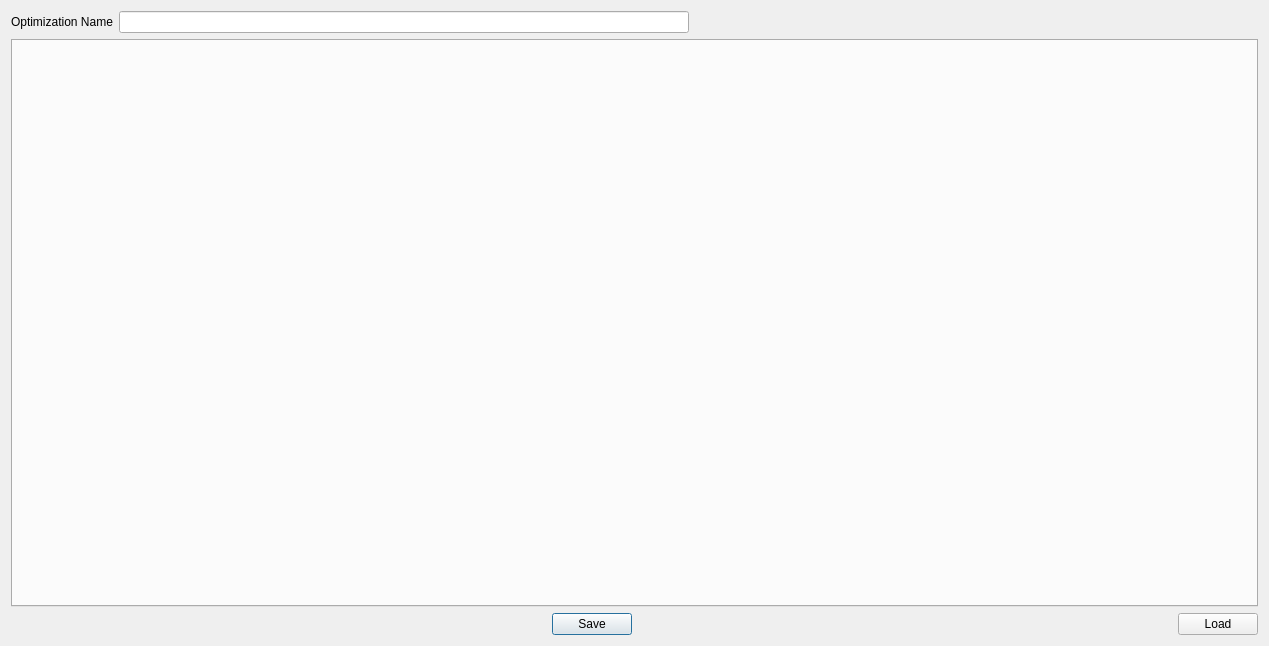
<?xml version="1.0" encoding="UTF-8"?>
<ui version="4.0">
 <class>Dialog</class>
 <widget class="QDialog" name="Dialog">
  <property name="geometry">
   <rect>
    <x>0</x>
    <y>0</y>
    <width>1269</width>
    <height>646</height>
   </rect>
  </property>
  <property name="windowTitle">
   <string>Dialog</string>
  </property>
  <layout class="QVBoxLayout" name="verticalLayout">
   <item>
    <layout class="QHBoxLayout" name="horizontalLayout_2">
     <property name="sizeConstraint">
      <enum>QLayout::SetNoConstraint</enum>
     </property>
     <item>
      <widget class="QLabel" name="label_5">
       <property name="text">
        <string>Optimization Name</string>
       </property>
      </widget>
     </item>
     <item>
      <widget class="QLineEdit" name="optimization_name_edit_line"/>
     </item>
     <item>
      <spacer name="horizontalSpacer_4">
       <property name="orientation">
        <enum>Qt::Horizontal</enum>
       </property>
       <property name="sizeHint" stdset="0">
        <size>
         <width>40</width>
         <height>20</height>
        </size>
       </property>
      </spacer>
     </item>
    </layout>
   </item>
   <item>
    <widget class="QTabWidget" name="general_dcrab_tab">
     <property name="sizePolicy">
      <sizepolicy hsizetype="Preferred" vsizetype="Preferred">
       <horstretch>0</horstretch>
       <verstretch>0</verstretch>
      </sizepolicy>
     </property>
    </widget>
   </item>
   <item>
    <layout class="QHBoxLayout" name="horizontalLayout_15">
     <item>
      <spacer name="horizontalSpacer_18">
       <property name="orientation">
        <enum>Qt::Horizontal</enum>
       </property>
       <property name="sizeHint" stdset="0">
        <size>
         <width>40</width>
         <height>20</height>
        </size>
       </property>
      </spacer>
     </item>
     <item>
      <widget class="QPushButton" name="save_button">
       <property name="text">
        <string>Save</string>
       </property>
      </widget>
     </item>
     <item>
      <spacer name="horizontalSpacer_22">
       <property name="orientation">
        <enum>Qt::Horizontal</enum>
       </property>
       <property name="sizeHint" stdset="0">
        <size>
         <width>40</width>
         <height>20</height>
        </size>
       </property>
      </spacer>
     </item>
     <item>
      <widget class="QPushButton" name="load_button">
       <property name="text">
        <string>Load</string>
       </property>
      </widget>
     </item>
    </layout>
   </item>
  </layout>
 </widget>
 <resources/>
 <connections/>
</ui>
